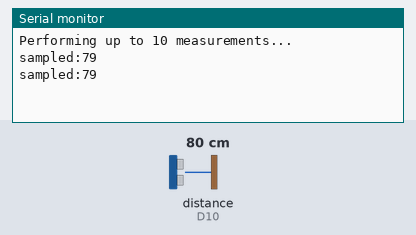
The program below on a simulated Arduino Uno R4 WiFi. Shown: the last lines printed to the serial monitor. Wiring (inferred from the names in the program): ultrasonic range finder: trigger D9; echo D10. The inputs (shaded band) are chosen by the test bench; at power-on: distance to the obstacle (sensor on D10) 80 cm. The echo pulse lasts 58.3 µs per cm.

Above: at 1.8 s.
1.9 s: distance to the obstacle (sensor on D10) set to 2 cm
At 2.8 s:
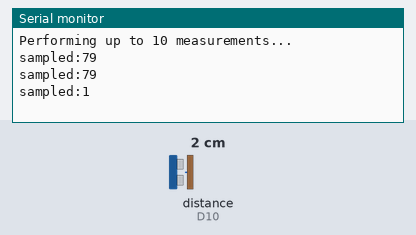
3.7 s: distance to the obstacle (sensor on D10) set to 4 cm
At 10.8 s:
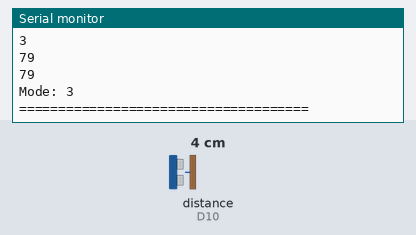
Timing chart, 0 to 12.3 s (numbered marks = the images above; inputs shaded):
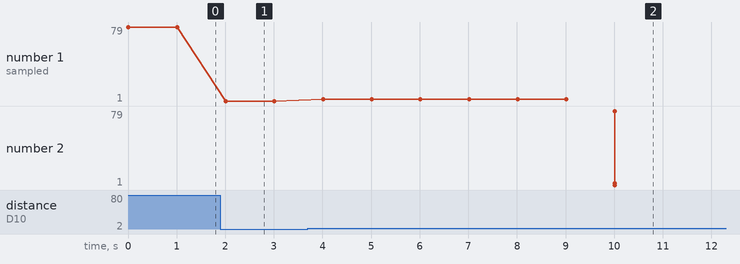

Measured:
- after the input at 1.9 s, the serial monitor: prints a new line after 0.11 s (image 1)
- after the input at 3.7 s, the serial monitor: prints a new line after 0.31 s (image 2)
- plotted number 1: 79 → 1 after the input at 1.9 s, 1 → 3 after the input at 3.7 s

The program:

main.cpp
```cpp
#include <Arduino.h>
#include "mode_calculator.h"
#define MAX_MEASUREMENTS 10 // Define
int samples[MAX_MEASUREMENTS]; // Create an empty array

//  defines pins numbers
const int trigPin = 9;
const int echoPin = 10;


// Function to reset the array values to zero
void resetSamples() {
    for (int i = 0; i < MAX_MEASUREMENTS; i++) {
        samples[i] = 0; // Reset each element to zero
    }
}

//
int readSensor() {
  digitalWrite(trigPin, LOW);
  delayMicroseconds(5);

  digitalWrite(trigPin, HIGH);
  delayMicroseconds(10);
  digitalWrite(trigPin, LOW);

  long duration = pulseIn(echoPin, HIGH);
  long distance = duration * 0.034 / 2;
  // print the distance on the serial monitor
  Serial.print("sampled:");
  Serial.println(distance);
  return distance;
}

void setup() {
  Serial.begin(115200);
  pinMode(trigPin, OUTPUT);
  pinMode(echoPin, INPUT);
  // Reset array values by reinitializing the array
  resetSamples();
}

void loop() {

  int sampleIndex = 0; // Variable to keep track of the current sample in the array
  resetSamples();

  // Perform MAX_MEASUREMENTS measurements
  Serial.print("Performing up to ");
  Serial.print(MAX_MEASUREMENTS);
  Serial.println(" measurements...");
  while (sampleIndex < MAX_MEASUREMENTS) {
    int distance = readSensor();
    if (distance > 0) {
        samples[sampleIndex] = distance;
        sampleIndex++; // Increment sampleIndex only if a valid distance is read
    }
    delay(1000); // Adjust delay as needed
  }

  // Calculate the mode
  int mode = calculateMode(samples, MAX_MEASUREMENTS);
  Serial.print("Mode: ");
  Serial.println(mode);
  Serial.println("=====================================");
  // Wait before starting the next set of measurements
  delay(5000); // Adjust delay as needed
}
```

mode_calculator.h
```cpp
#ifndef MODE_CALCULATOR_H
#define MODE_CALCULATOR_H

#include <algorithm> // Include the algorithm library for sorting

// Function to calculate the mode of a sorted array
int calculateMode(int array[], int size) {
    // Sort the array
    std::sort(array, array + size);

    // Now proceed with the mode calculation
    int modeCt = 0;
    int modeV = -1;

    int ct = 0;
    int v = -1;

    for(int i = 0; i < size; i++) {
        if(array[i] != v) {
            v = array[i];
            ct = 0;
        }

        ct ++;

        if(ct > modeCt) {
            modeCt = ct;
            modeV = v;
        }
    }
    Serial.println("Array values:");
    for (int i = 0; i < size; i++) {
        Serial.println(array[i]);
    }
    return modeV; // Return the mode
}

#endif
```
